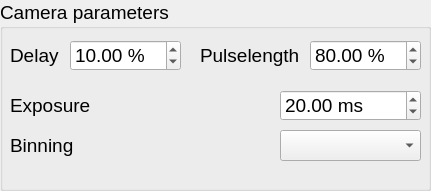
           <widget class="QGroupBox" name="groupBox_11">
            <property name="geometry">
             <rect>
              <x>10</x>
              <y>110</y>
              <width>431</width>
              <height>191</height>
             </rect>
            </property>
            <property name="font">
             <font>
              <pointsize>14</pointsize>
             </font>
            </property>
            <property name="title">
             <string>Camera parameters</string>
            </property>
            <widget class="QLabel" name="label_38">
             <property name="geometry">
              <rect>
               <x>10</x>
               <y>40</y>
               <width>131</width>
               <height>31</height>
              </rect>
             </property>
             <property name="font">
              <font>
               <pointsize>14</pointsize>
              </font>
             </property>
             <property name="text">
              <string>Delay</string>
             </property>
            </widget>
            <widget class="QLabel" name="label_39">
             <property name="geometry">
              <rect>
               <x>200</x>
               <y>40</y>
               <width>131</width>
               <height>31</height>
              </rect>
             </property>
             <property name="font">
              <font>
               <pointsize>14</pointsize>
              </font>
             </property>
             <property name="text">
              <string>Pulselength</string>
             </property>
            </widget>
            <widget class="QDoubleSpinBox" name="CameraTriggerDelaySpinBox">
             <property name="enabled">
              <bool>true</bool>
             </property>
             <property name="geometry">
              <rect>
               <x>70</x>
               <y>40</y>
               <width>111</width>
               <height>31</height>
              </rect>
             </property>
             <property name="font">
              <font>
               <pointsize>14</pointsize>
              </font>
             </property>
             <property name="suffix">
              <string> %</string>
             </property>
             <property name="maximum">
              <double>100.000000000000000</double>
             </property>
             <property name="singleStep">
              <double>0.100000000000000</double>
             </property>
             <property name="value">
              <double>10.000000000000000</double>
             </property>
            </widget>
            <widget class="QDoubleSpinBox" name="CameraTriggerPulseLengthSpinBox">
             <property name="enabled">
              <bool>true</bool>
             </property>
             <property name="geometry">
              <rect>
               <x>310</x>
               <y>40</y>
               <width>111</width>
               <height>31</height>
              </rect>
             </property>
             <property name="font">
              <font>
               <pointsize>14</pointsize>
              </font>
             </property>
             <property name="suffix">
              <string> %</string>
             </property>
             <property name="maximum">
              <double>100.000000000000000</double>
             </property>
             <property name="singleStep">
              <double>0.100000000000000</double>
             </property>
             <property name="value">
              <double>80.000000000000000</double>
             </property>
            </widget>
            <widget class="QLabel" name="label_36">
             <property name="geometry">
              <rect>
               <x>10</x>
               <y>90</y>
               <width>141</width>
               <height>31</height>
              </rect>
             </property>
             <property name="font">
              <font>
               <pointsize>14</pointsize>
              </font>
             </property>
             <property name="text">
              <string>Exposure</string>
             </property>
            </widget>
            <widget class="QDoubleSpinBox" name="CameraExposureTimeSpinBox">
             <property name="enabled">
              <bool>true</bool>
             </property>
             <property name="geometry">
              <rect>
               <x>280</x>
               <y>90</y>
               <width>141</width>
               <height>31</height>
              </rect>
             </property>
             <property name="font">
              <font>
               <pointsize>14</pointsize>
              </font>
             </property>
             <property name="suffix">
              <string> ms</string>
             </property>
             <property name="minimum">
              <double>3.000000000000000</double>
             </property>
             <property name="maximum">
              <double>1000.000000000000000</double>
             </property>
             <property name="singleStep">
              <double>1.000000000000000</double>
             </property>
             <property name="value">
              <double>20.000000000000000</double>
             </property>
            </widget>
            <widget class="QComboBox" name="BinningComboBox">
             <property name="geometry">
              <rect>
               <x>280</x>
               <y>130</y>
               <width>141</width>
               <height>31</height>
              </rect>
             </property>
             <property name="font">
              <font>
               <pointsize>14</pointsize>
              </font>
             </property>
            </widget>
            <widget class="QLabel" name="label_37">
             <property name="geometry">
              <rect>
               <x>10</x>
               <y>130</y>
               <width>141</width>
               <height>31</height>
              </rect>
             </property>
             <property name="font">
              <font>
               <pointsize>14</pointsize>
              </font>
             </property>
             <property name="text">
              <string>Binning</string>
             </property>
            </widget>
           </widget>
